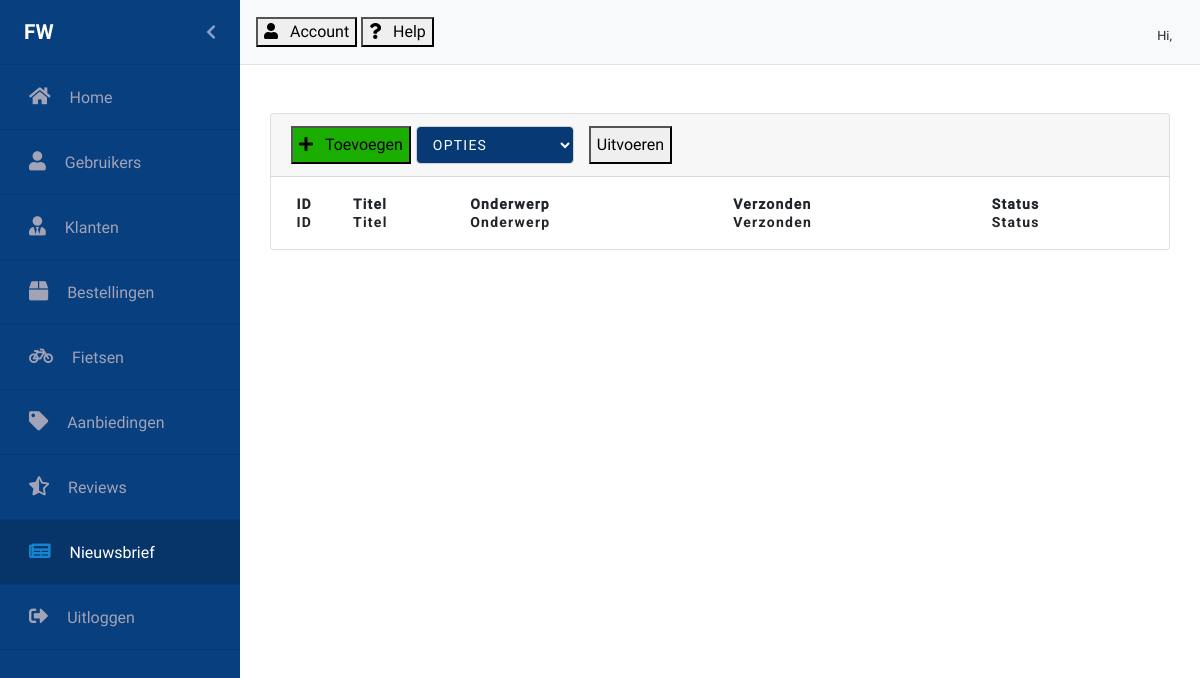
The app's page /nieuwsbrief.php, older data.
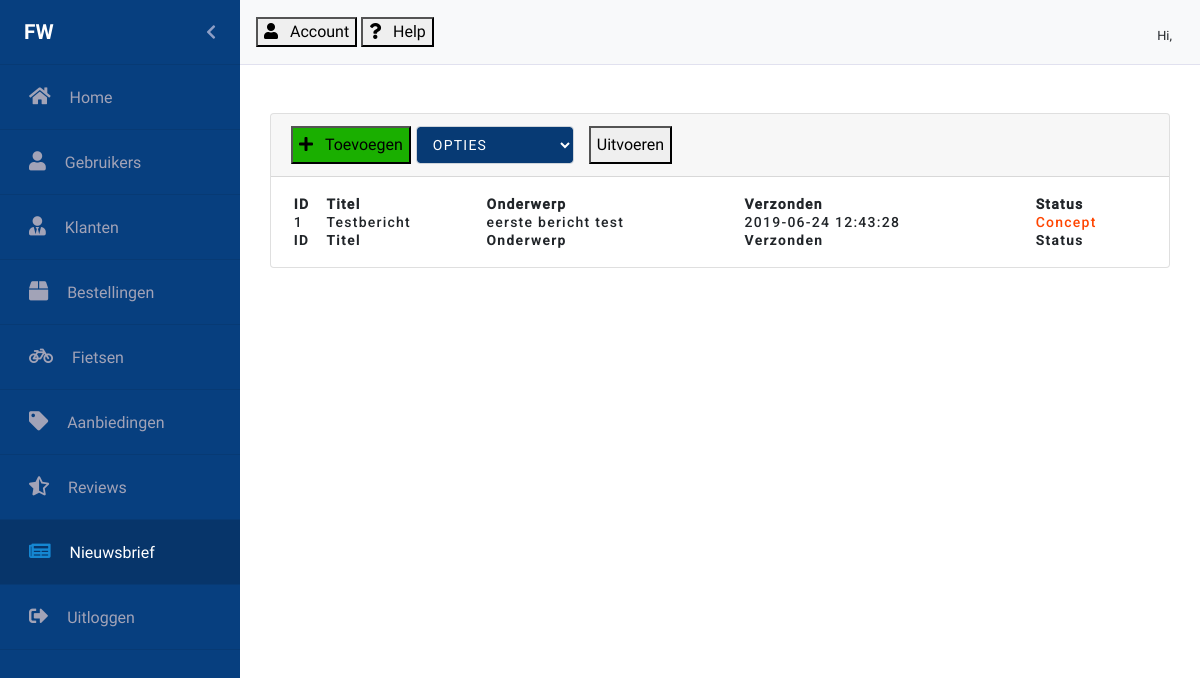
The same page, newer data.
### tables this page shows
CREATE TABLE `newsletter` (
  `id` int(11) NOT NULL,
  `title` varchar(60) NOT NULL,
  `description` varchar(10000) NOT NULL,
  `date_sent` datetime NOT NULL,
  `status` int(11) NOT NULL
);

### nieuwsbrief.php (the view, shortened to what the changed rows need)
<?php
require_once("Controllers/dbconnect.php");
$records = $con->query("SELECT * FROM newsletter");
?>
<html lang="en">
<head>
    <link rel="stylesheet" href="https://stackpath.bootstrapcdn.com/bootstrap/4.3.1/css/bootstrap.min.css">
    <link href="https://unpkg.com/material-components-web@latest/dist/material-components-web.min.css" rel="stylesheet"
    <link rel="stylesheet" href="https://use.fontawesome.com/releases/v5.8.2/css/all.css" type='text/css' media='all'>
    <link rel="stylesheet" href="scss/backend.css">
    <link rel="stylesheet" href="css/Datatable/select.dataTables.min.css">
    <link rel="stylesheet" type="text/css" href="css/Datatable/datatables.min.css"/>
    <link rel="stylesheet" type="text/css" href="css/Animate/animate.css">
</head>
<body>
<div id="wrapper" class="toggled">
    <div class="row gebruikers">
        <div class="card text-black mb-5 mt-5">
            <div id="datatable-card" class="card-body-table">
                <table id="nieuwsbrief" class="table-card" style="width:100%">
                    <thead>
                    <tr>
                        <th></th>
                        <th>ID</th>
                        <th>Titel</th>
                        <th>Onderwerp</th>
                        <th>Verzonden</th>
                        <th>Status</th>
                    </tr>
                    </thead>
                    <tbody>
                        <?php
                        while ($row = mysqli_fetch_array($records))
                        {
                            ?>
                            <tr>
                                <td></td>
                                <td><?php echo $row['id'] ?></td>
                                <td><?php echo $row['title'] ?></td>
                                <td><?php echo $row['description'] ?></td>
                                <td><?php echo $row['date_sent'] ?></td>
                                <?php if($row['status'] == 0)
                                    {
                                        echo "<td style='color: orangered'>Concept</td>";
                                    } elseif ($row['status'] == 1)
                                {
                                    echo  "<td style='color: green'>Verstuurd</td>";
                                }?>
                            </tr>
                            <?php
                        }
                        ?>
                    </tbody>
                    <tfoot>
                    <tr>
                        <th></th>
                        <th>ID</th>
                        <th>Titel</th>
                        <th>Onderwerp</th>
                        <th>Verzonden</th>
                        <th>Status</th>
                    </tr>
                    </tfoot>
                </table>
            </div>
        </div>
    </div>
</body>
</html>

Row changes from the older to the newer data that the page shows:
added newsletter: id "1", title "Testbericht", description "eerste bericht test", date_sent "2019-06-24 12:43:28", status "Concept"
